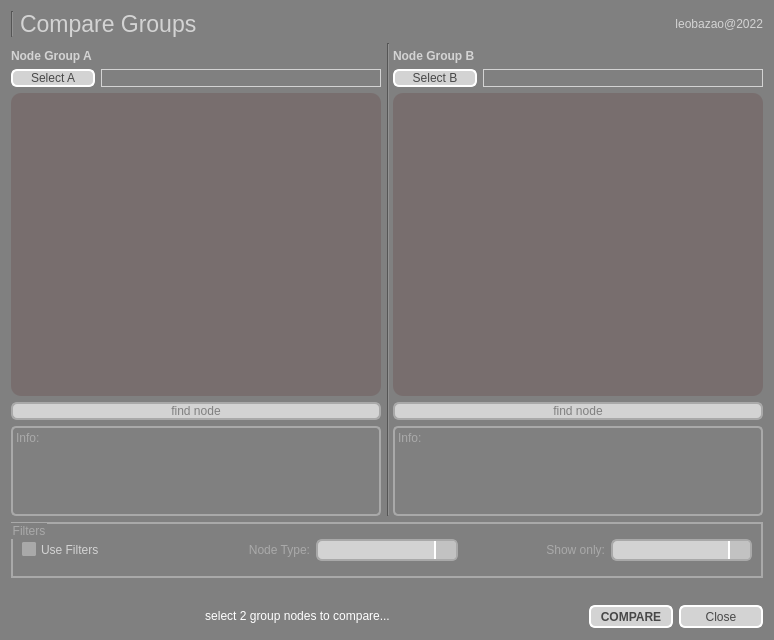
<?xml version="1.0" encoding="UTF-8"?>
<ui version="4.0">
 <class>Form</class>
 <widget class="QWidget" name="Form">
  <property name="geometry">
   <rect>
    <x>0</x>
    <y>0</y>
    <width>774</width>
    <height>640</height>
   </rect>
  </property>
  <property name="windowTitle">
   <string>Compare Groups</string>
  </property>
  <property name="styleSheet">
   <string notr="true">QLabel {
	color: lightgray;
}

QLabel::disabled {
	color: darkgray;
}

QWidget{
	background-color: gray;
}

QGroupBox {
	color: lightgray;
	border: 2px solid lightgray;
}

QGroupBox::disabled {
	color: darkgray;
	border: 2px solid darkgray;
}

QScrollBar::handle {
	border-radius: 5px;
 	border: 2px solid lightgray;
	background-color: gray;
}

QScrollBar::add-page{ 
	border: none;
    background-color: rgb(86, 86, 86);
}

QScrollBar::sub-page {
    background-color: rgb(86, 86, 86);
	border: none;
}

QScrollBar::add-line {
    border: none;
    background-color: rgb(86, 86, 86);
}

QScrollBar::sub-line {
    border: none;
    background-color: rgb(86, 86, 86);
}

QScrollBar:arrow{
	border: none;
	background: none;
	color: none;
}

QListWidget {
    color: lightgray;
    background-color: rgb(100, 100, 100);
	border-radius: 10px;
	padding: 5px;
}

QListWidget::disabled {
    background-color: rgb(120, 110, 110);
}
QListWidget::item:hover {
	color: rgb(80, 64, 44);
    background: #05B8CC;
    border: white;
}

QListWidget::item:selected {
	color: rgb(80, 25, 44);
	border: none;
	background-color: rgb(79, 255, 52);
}

QListWidget::item:selected:active{
	color: rgb(80, 64, 44);
    background-color: rgb(187, 240, 255);
	border: gray;
	padding-left: 5px;
}

QListWidget::item:selected:!active {
    background: rgb(91, 174, 181);
	border: none;
}

QPushButton {
	color: rgb(72, 72, 72);
    border: 2px solid white;
    border-radius: 6px;
	background-color: lightgray;
    min-width: 80px;
}

QPushButton:pressed {
	color: white;
	border-color: white;
    background-color: #05B8CC;
}

QPushButton:flat {
    border: none; /* no border for a flat push button */
}

QPushButton:default {
    border-color: navy; /* make the default button prominent */
}

QPushButton:hover{
    border: 2px solid #05B8CC;
    color: black;
}

QPushButton::disabled {
	border-color: darkgray;
	color: gray;
}


QComboBox {
	color: black;
    border: 2px solid white;
    border-radius: 6px;
    padding: 1px 18px 1px 3px;
    min-width: 6em;
}

QComboBox:!editable, QComboBox::drop-down:editable {
     background: lightgray;
}

QComboBox:on { /* shift the text when the popup opens */
    padding-top: 3px;
    padding-left: 4px;
}

QComboBox::drop-down {
    width: 20px;
	background-color: rgb(194, 194, 194);
    border-left-width: 2px;
    border-left-color: white;
    border-left-style: solid; /* just a single line */
    border-top-right-radius: 3px; /* same radius as the QComboBox */
    border-bottom-right-radius: 3px;
}

QComboBox:hover{
    border: 2px solid #05B8CC;
    color: gray;
}

QComboBox QAbstractItemView{
    border: 2px solid white;
	border-radius: 10px;
    color: gray;
	background-color: lightgray;
    selection-background-color: #05B8CC;
	selection-color: white;
	selection-item-border-radius: 2px;
	padding: 3px 3px ;
}

QComboBox::disabled {
	border-color: darkgray;
	color: gray;
}

QProgressBar {
	color: white;
	padding: 2 2px;
	border: null;
	border-radius: 5px;
}

QProgressBar::chunk {
 background-color: #05B8CC;
 width: 10px;
}</string>
  </property>
  <layout class="QGridLayout" name="gridLayout">
   <item row="1" column="1" rowspan="2" colspan="2">
    <widget class="Line" name="line_2">
     <property name="orientation">
      <enum>Qt::Vertical</enum>
     </property>
    </widget>
   </item>
   <item row="2" column="0">
    <layout class="QVBoxLayout" name="verticalLayout">
     <item>
      <widget class="QLabel" name="label_2">
       <property name="font">
        <font>
         <pointsize>9</pointsize>
         <weight>75</weight>
         <bold>true</bold>
        </font>
       </property>
       <property name="text">
        <string>Node Group A</string>
       </property>
      </widget>
     </item>
     <item>
      <layout class="QHBoxLayout" name="horizontalLayout_2" stretch="0,3">
       <item>
        <widget class="QPushButton" name="selectButA">
         <property name="text">
          <string>Select A</string>
         </property>
        </widget>
       </item>
       <item>
        <widget class="QLabel" name="labelA">
         <property name="frameShape">
          <enum>QFrame::Box</enum>
         </property>
         <property name="text">
          <string/>
         </property>
         <property name="alignment">
          <set>Qt::AlignRight|Qt::AlignTrailing|Qt::AlignVCenter</set>
         </property>
        </widget>
       </item>
      </layout>
     </item>
     <item>
      <widget class="QListWidget" name="listWidgetA">
       <property name="enabled">
        <bool>false</bool>
       </property>
      </widget>
     </item>
     <item>
      <widget class="QPushButton" name="buttonFindA">
       <property name="enabled">
        <bool>false</bool>
       </property>
       <property name="text">
        <string>find node</string>
       </property>
      </widget>
     </item>
     <item>
      <widget class="QLabel" name="labelInfoA">
       <property name="enabled">
        <bool>false</bool>
       </property>
       <property name="sizePolicy">
        <sizepolicy hsizetype="Preferred" vsizetype="Fixed">
         <horstretch>0</horstretch>
         <verstretch>0</verstretch>
        </sizepolicy>
       </property>
       <property name="minimumSize">
        <size>
         <width>0</width>
         <height>90</height>
        </size>
       </property>
       <property name="maximumSize">
        <size>
         <width>16777215</width>
         <height>90</height>
        </size>
       </property>
       <property name="styleSheet">
        <string notr="true">QLabel { 
	border: 2px solid lightgray;
	border-radius: 5px;
}

QLabel::disabled { 
	border: 2px solid darkgray;
	border-radius: 5px;
}</string>
       </property>
       <property name="text">
        <string>Info:</string>
       </property>
       <property name="alignment">
        <set>Qt::AlignLeading|Qt::AlignLeft|Qt::AlignTop</set>
       </property>
       <property name="margin">
        <number>8</number>
       </property>
      </widget>
     </item>
    </layout>
   </item>
   <item row="0" column="0" colspan="3">
    <layout class="QHBoxLayout" name="horizontalLayout_3">
     <item>
      <widget class="Line" name="line">
       <property name="orientation">
        <enum>Qt::Vertical</enum>
       </property>
      </widget>
     </item>
     <item>
      <widget class="QLabel" name="label">
       <property name="font">
        <font>
         <pointsize>17</pointsize>
        </font>
       </property>
       <property name="text">
        <string>Compare Groups</string>
       </property>
      </widget>
     </item>
     <item>
      <widget class="QLabel" name="label_4">
       <property name="text">
        <string>leobazao@2022</string>
       </property>
       <property name="alignment">
        <set>Qt::AlignRight|Qt::AlignTrailing|Qt::AlignVCenter</set>
       </property>
      </widget>
     </item>
    </layout>
   </item>
   <item row="2" column="2">
    <layout class="QVBoxLayout" name="verticalLayout_2">
     <item>
      <widget class="QLabel" name="label_6">
       <property name="font">
        <font>
         <pointsize>9</pointsize>
         <weight>75</weight>
         <bold>true</bold>
        </font>
       </property>
       <property name="text">
        <string>Node Group B</string>
       </property>
      </widget>
     </item>
     <item>
      <layout class="QHBoxLayout" name="horizontalLayout_4" stretch="0,3">
       <item>
        <widget class="QPushButton" name="selectButB">
         <property name="text">
          <string>Select B</string>
         </property>
        </widget>
       </item>
       <item>
        <widget class="QLabel" name="labelB">
         <property name="frameShape">
          <enum>QFrame::Box</enum>
         </property>
         <property name="text">
          <string/>
         </property>
         <property name="alignment">
          <set>Qt::AlignRight|Qt::AlignTrailing|Qt::AlignVCenter</set>
         </property>
        </widget>
       </item>
      </layout>
     </item>
     <item>
      <widget class="QListWidget" name="listWidgetB">
       <property name="enabled">
        <bool>false</bool>
       </property>
      </widget>
     </item>
     <item>
      <widget class="QPushButton" name="buttonFindB">
       <property name="enabled">
        <bool>false</bool>
       </property>
       <property name="text">
        <string>find node</string>
       </property>
      </widget>
     </item>
     <item>
      <widget class="QLabel" name="labelInfoB">
       <property name="enabled">
        <bool>false</bool>
       </property>
       <property name="sizePolicy">
        <sizepolicy hsizetype="Preferred" vsizetype="Fixed">
         <horstretch>0</horstretch>
         <verstretch>0</verstretch>
        </sizepolicy>
       </property>
       <property name="minimumSize">
        <size>
         <width>0</width>
         <height>90</height>
        </size>
       </property>
       <property name="maximumSize">
        <size>
         <width>16777215</width>
         <height>90</height>
        </size>
       </property>
       <property name="styleSheet">
        <string notr="true">QLabel { 
	border: 2px solid lightgray;
	border-radius: 5px;
}

QLabel::disabled { 
	border: 2px solid darkgray;
	border-radius: 5px;
}</string>
       </property>
       <property name="text">
        <string>Info:</string>
       </property>
       <property name="alignment">
        <set>Qt::AlignLeading|Qt::AlignLeft|Qt::AlignTop</set>
       </property>
       <property name="margin">
        <number>8</number>
       </property>
      </widget>
     </item>
    </layout>
   </item>
   <item row="5" column="0" colspan="3">
    <layout class="QHBoxLayout" name="horizontalLayout" stretch="0,0,0">
     <item>
      <widget class="QProgressBar" name="progressBar">
       <property name="maximumSize">
        <size>
         <width>16777215</width>
         <height>25</height>
        </size>
       </property>
       <property name="styleSheet">
        <string notr="true"/>
       </property>
       <property name="value">
        <number>0</number>
       </property>
       <property name="alignment">
        <set>Qt::AlignCenter</set>
       </property>
       <property name="format">
        <string>select 2 group nodes to compare...</string>
       </property>
      </widget>
     </item>
     <item>
      <widget class="QPushButton" name="compareButton">
       <property name="minimumSize">
        <size>
         <width>84</width>
         <height>23</height>
        </size>
       </property>
       <property name="font">
        <font>
         <weight>75</weight>
         <bold>true</bold>
        </font>
       </property>
       <property name="styleSheet">
        <string notr="true"/>
       </property>
       <property name="text">
        <string>COMPARE</string>
       </property>
      </widget>
     </item>
     <item>
      <widget class="QPushButton" name="closeButton">
       <property name="minimumSize">
        <size>
         <width>84</width>
         <height>23</height>
        </size>
       </property>
       <property name="font">
        <font>
         <weight>50</weight>
         <bold>false</bold>
        </font>
       </property>
       <property name="styleSheet">
        <string notr="true">QPushButton {
	color: rgb(72, 72, 72);
    border: 2px solid white;
    border-radius: 6px;
	background-color: lightgray;
    min-width: 80px;
}

QPushButton:pressed {
	color: red;
    background-color: rgb(255, 196, 197);
}

QPushButton:flat {
    border: none; /* no border for a flat push button */
}

QPushButton:default {
    border-color: navy; /* make the default button prominent */
}

QPushButton:hover{
    border: 2px solid #05B8CC;
    color: black;
}</string>
       </property>
       <property name="text">
        <string>Close</string>
       </property>
      </widget>
     </item>
    </layout>
   </item>
   <item row="3" column="0" colspan="3">
    <widget class="QGroupBox" name="groupBox">
     <property name="enabled">
      <bool>false</bool>
     </property>
     <property name="title">
      <string>Filters</string>
     </property>
     <layout class="QGridLayout" name="gridLayout_2">
      <property name="topMargin">
       <number>15</number>
      </property>
      <property name="bottomMargin">
       <number>15</number>
      </property>
      <item row="2" column="4">
       <widget class="QComboBox" name="comboFilter">
        <property name="enabled">
         <bool>false</bool>
        </property>
       </widget>
      </item>
      <item row="2" column="1">
       <widget class="QLabel" name="label_5">
        <property name="text">
         <string>Node Type:</string>
        </property>
        <property name="alignment">
         <set>Qt::AlignRight|Qt::AlignTrailing|Qt::AlignVCenter</set>
        </property>
       </widget>
      </item>
      <item row="2" column="3">
       <widget class="QLabel" name="label_3">
        <property name="text">
         <string>Show only:</string>
        </property>
        <property name="alignment">
         <set>Qt::AlignRight|Qt::AlignTrailing|Qt::AlignVCenter</set>
        </property>
       </widget>
      </item>
      <item row="2" column="2">
       <widget class="QComboBox" name="comboType">
        <property name="enabled">
         <bool>false</bool>
        </property>
       </widget>
      </item>
      <item row="2" column="0">
       <widget class="QCheckBox" name="checkFilters">
        <property name="styleSheet">
         <string notr="true">QCheckBox {
	color: white;
    spacing: 5px;
}

QCheckBox::indicator:unchecked {
    border: 2px solid white;
	border-radius: 2px;
	background-color: lightgray;
}

QCheckBox::indicator:checked {
    border: 2px solid lightgray;
	border-radius: 1px;
	background-color: rgb(68, 68, 68);
}


QCheckBox:disabled{
	color: lightgray;
}

QCheckBox::indicator:unchecked:disabled {
    border: 2px solid darkgray;
	background-color: darkgray;
}

</string>
        </property>
        <property name="text">
         <string>Use Filters</string>
        </property>
       </widget>
      </item>
     </layout>
    </widget>
   </item>
   <item row="4" column="0">
    <spacer name="horizontalSpacer_2">
     <property name="orientation">
      <enum>Qt::Horizontal</enum>
     </property>
     <property name="sizeHint" stdset="0">
      <size>
       <width>40</width>
       <height>20</height>
      </size>
     </property>
    </spacer>
   </item>
  </layout>
 </widget>
 <resources/>
 <connections/>
</ui>
